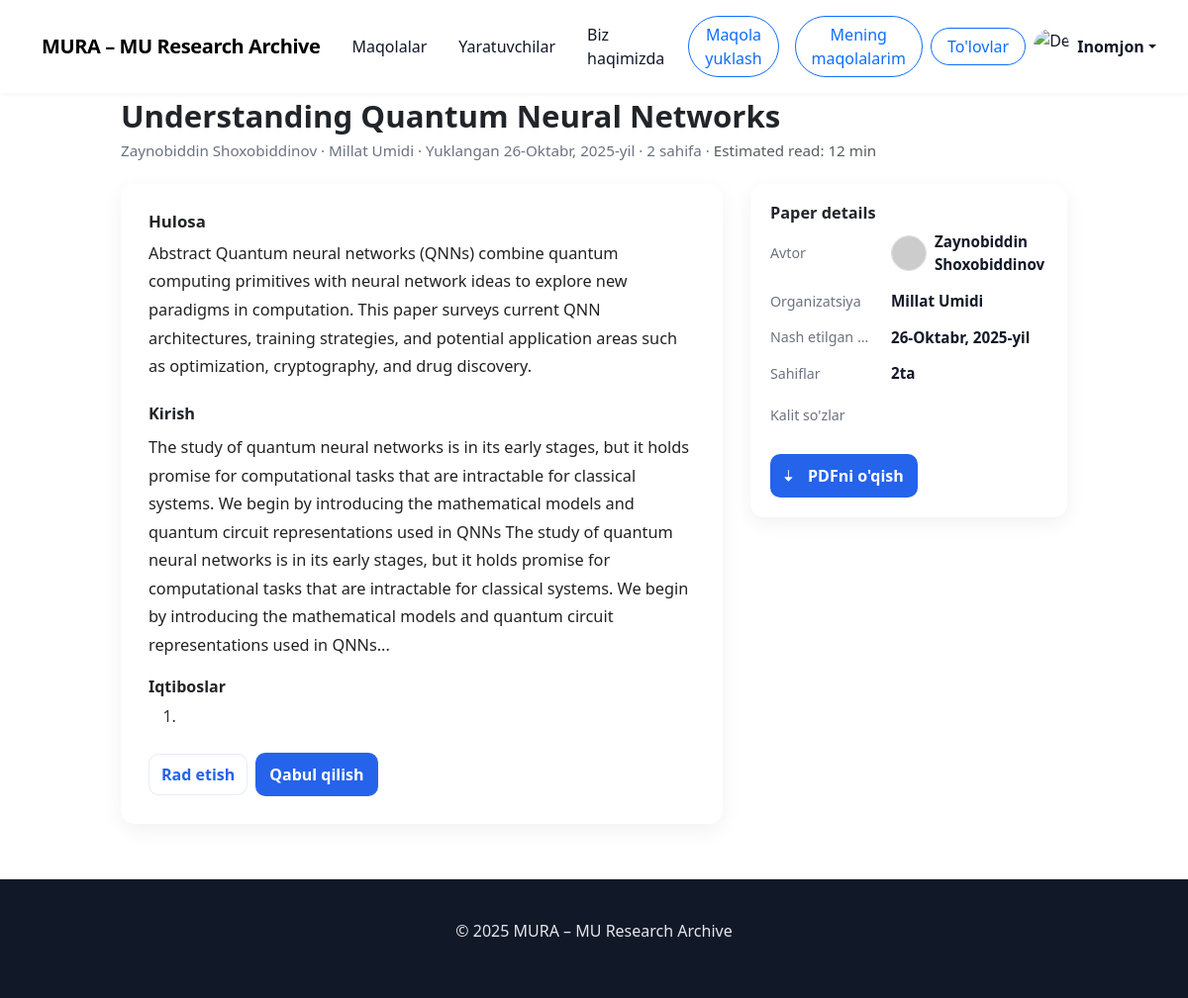
Page /admin-detail/2 (signed in) on the committed database.
### main/models.py (models this page shows, shortened)
class CustomUser(AbstractUser):
    avatar = models.ImageField(upload_to='media/avatars/', null=True, blank=True)

class Paper(models.Model):
    STATUS_CHOICES = [
        (1, 'draft'),
        (2, 'on_process'),
        (3, 'declined'),
        (4, 'accepted'),
        (5, 'payment_process'),
        (6, 'blocked')
    ]
    owner = models.ForeignKey(CustomUser, on_delete=models.CASCADE)
    category = models.ForeignKey('Category', on_delete=models.SET_NULL, null=True)
    title = models.CharField(
        max_length=100,
        validators=[MinLengthValidator(1)],
        help_text="Sarlavha 10–255 belgidan iborat bo‘lishi kerak."
    )
    summary = models.TextField(
        max_length=500,
        validators=[MinLengthValidator(100)],
        help_text="Qisqacha mazmun kamida 100 ta belgidan iborat bo‘lishi kerak."
    )
    intro = models.TextField(
        max_length=500,
        validators=[MinLengthValidator(100)],
        help_text="Kirish qismi kamida 100 ta belgidan iborat bo‘lishi kerak."
    )
    file = models.FileField(upload_to='pdfs/')
    status = models.IntegerField(
        choices=STATUS_CHOICES,
        default=1,
        help_text="Maqolaning joriy holatini tanlang."
    )
    published_at = models.DateField(auto_now=True)
    keywords = models.CharField(
        max_length=100,
        validators=[MinLengthValidator(10)],
        help_text="Kalit so‘zlar 10–300 belgidan iborat bo‘lishi kerak."
    )
    pages = models.IntegerField(
        null=True,
        blank=True,
        help_text="Betlar soni 3–50 oralig‘ida bo‘lishi kerak."
    )
    organization = models.CharField(
        max_length=120,
        validators=[MinLengthValidator(1)],
        null=True,
        blank=True,
        help_text="Tashkilot nomi 5–120 belgidan iborat bo‘lishi kerak."
    )
    paid_at = models.DateTimeField(null=True, blank=True)
    reject_count = models.IntegerField(default=0)

### main/views.py (the view)
# urls.py: path('admin-detail/<int:id>', admin_paper_detail, name='admin_paper_detail'),
@login_required(redirect_field_name='login')
def admin_paper_detail(request, id):
    context = {}
    if request.user.is_superuser:
        paper = models.Paper.objects.get(id = id)
        context = {
            'paper':paper
        }
    else:
        return redirect('main')
    return render(request, 'detail-admin.html', context)

### templates/detail-admin.html (shortened to what this page needs)
{% extends "base.html" %}
{% load static %}
{% block style %}
    <link rel="stylesheet" href="{% static 'main/css/detail.css' %}">
    <link href="https://cdn.jsdelivr.net/npm/bootstrap@5.3.3/dist/css/bootstrap.min.css" rel="stylesheet"/>
{% endblock %}
{% block content %}
    <main class="container">
        <header class="paper-header">
            <h1 class="paper-title">{{ paper.title }}</h1>
            <p class="paper-meta">{{ paper.owner.first_name }} {{ paper.owner.last_name }} · {{ paper.organization }} ·
                Yuklangan {{ paper.published_at }} · {{ paper.pages }} sahifa · <span class="text-muted">Estimated read: 12 min</span>
            </p>
        </header>
        <section class="paper-body">
            <article class="content-card" role="article" aria-labelledby="paper-title">
                <div class="mb-3">
                    <h3 class="mb-2" style="font-size:1.05rem; font-weight:700;">Hulosa</h3>
                    <p class="paper-content" style="margin-top:6px;">
                        {{ paper.summary }}
                    </p>
                </div>
                <div class="mt-4">
                    <h3 style="font-size:1.02rem; font-weight:700; margin-bottom:10px;">Kirish</h3>
                    <p class="paper-content">
                        {{ paper.intro }}
                    </p>
                    <h4 style="font-size:1rem; font-weight:700; margin-top:18px;">Iqtiboslar</h4>
                    <ol style="line-height:1.6; margin-top:8px; color:#333">
                        <li>{{ paper.citations }}</li>
                    </ol>
                </div>
                <div class="d-flex flex-wrap gap-2 align-items-center mt-4">
                    <button class="small-btn" data-bs-toggle="modal" data-bs-target="#rejectModal">
                    Rad etish
                    </button>
                    <button class="download-btn" data-bs-toggle="modal" data-bs-target="#acceptModal">
                    Qabul qilish
                    </button>
                </div>
            </article>
            <aside class="meta-card" aria-labelledby="meta-heading">
                <h3 id="meta-heading" style="font-size:1.02rem; font-weight:700; margin-bottom:8px;">Paper details</h3>
                <div class="meta-grid" role="list">
                    <div class="meta-label">Avtor</div>
                    <div class="meta-value" style="display:flex; align-items:center; gap:8px;">
                        {% if paper.owner.avatar %}
                            <img src="{{ paper.owner.avatar.url }}"
                                 alt="{{ paper.owner.first_name }} {{ paper.owner.last_name }}"
                                 style="width:36px; height:36px; border-radius:50%; object-fit:cover; border:1px solid #ddd;">
                        {% else %}
                            <img id="avatarPreview" src='https://placehold.co/800x600?text=
                                    {{ paper.owner.first_name|default:"?"|slice:":1"|upper }}{{ paper.owner.last_name|default:"?"|slice:":1"|upper }}'
                                 alt="{{ paper.owner.first_name }} {{ paper.owner.last_name }}"
                                 style="width:36px; height:36px; border-radius:50%; object-fit:cover; border:1px solid #ddd;">
                        {% endif %}
                        <span>{{ paper.owner.first_name }} {{ paper.owner.last_name }}</span>
                    </div>
                    <div class="meta-label">Organizatsiya</div>
                    <div class="meta-value">{{ paper.organization }}</div>
                    <div class="meta-label">Nash etilgan sana</div>
                    <div class="meta-value">{{ paper.published_at }}</div>
                    <div class="meta-label">Sahiflar</div>
                    <div class="meta-value">{{ paper.pages }}ta</div>
                    <div class="meta-tags">
                        <div class="meta-label"
                             style="min-width:0; color:var(--muted); font-size:0.89rem; padding-right:0;">Kalit so'zlar
                        </div>
                    </div>
                    <div class="meta-actions">
                        <a class="download-btn" href="{{ paper.file.url }}" target="_blank"
                           aria-label="Download paper PDF (sidebar)">
                            <svg xmlns="http://www.w3.org/2000/svg" width="14" height="14" fill="currentColor"
                                 viewBox="0 0 16 16" aria-hidden="true">
                                <path d="M.5 9.9a.5.5 0 0 1 .5-.5h3.5V1.5a.5.5 0 0 1 1 0v7.9h3.5a.5.5 0 0 1 .35.85l-4 4a.5.5 0 0 1-.7 0l-4-4A.5.5 0 0 1 .5 9.9z"/>
                            </svg>
                            PDFni o'qish
                        </a>
                    </div>
                </div>
            </aside>
        </section>
    </main>
{% endblock %}

### templates/base.html (shortened to what this page needs)
{% load static %}
<!DOCTYPE html>
<html lang="en">
<head>
    <link href="https://cdn.jsdelivr.net/npm/bootstrap@5.3.3/dist/css/bootstrap.min.css" rel="stylesheet"/>
    {% block style %}{% endblock %}
</head>
<body >
<nav class="navbar navbar-expand-lg fixed-top">
    <div class="container">
        <a class="navbar-brand" href="{% url 'main' %}">MURA – MU Research Archive</a>
        <div class="collapse navbar-collapse" id="navmenu">
            <ul class="navbar-nav ms-auto align-items-lg-center">
                <li class="nav-item"><a href="{% url 'all_papers' %}" class="nav-link px-3">Maqolalar</a></li>
                <li class="nav-item"><a href="{% url 'creators' %}" class="nav-link px-3">Yaratuvchilar</a></li>
                <li class="nav-item"><a href="{% url 'about' %}" class="nav-link px-3">Biz haqimizda</a></li>
                {% if user.is_authenticated %}
                    <li class="nav-item"><a href="{% url 'upload_paper' %}"
                                            class="m-lg-2 mb-2 px-3 btn btn-outline-primary rounded-pill">Maqola
                        yuklash</a></li>
                    <li class="nav-item"><a href="{% url 'my_papers' %}"
                                            class="px-3 m-lg-2 mb-2  btn btn-outline-primary rounded-pill">Mening maqolalarim</a>
                    </li>
                    {%if user.is_superuser%}
                    <li class="nav-item"><a href="{% url 'payments' %}"
                                            class="px-3 btn btn-outline-primary rounded-pill">To'lovlar</a>
                    </li>
                    {%endif%}
                    <li class="nav-item dropdown">
                        <a class="nav-link dropdown-toggle d-flex align-items-center" href="#" id="profileDropdown"
                           role="button" data-bs-toggle="dropdown" aria-expanded="false">
                            {% if user.avatar %}
                                <img src="{{ user.avatar.url }}" alt="Avatar" class="rounded-circle" width="36"
                                     height="36" style="object-fit: cover;">
                            {% else %}
                                <img src="https://cdn-icons-png.flaticon.com/512/847/847969.png" alt="Default Avatar"
                                     class="rounded-circle" width="36" height="36" style="object-fit: cover;">
                            {% endif %}
                            <span class="ms-2 fw-semibold">{{ user.first_name }}</span>
                        </a>
                    </li>
                {% else %}
                    <li class="nav-item"><a href="{% url 'login' %}"
                                            class="btn btn-primary btn-sm ms-lg-3 p-2 m-1 text-white">Kirish</a></li>
                    <li class="nav-item"><a href="{% url 'register' %}"
                                            class="btn btn-primary btn-sm ms-lg-3 p-2 m-1 text-white">Ro'yxatdan
                        o'tish</a></li>
                {% endif %}
            </ul>
        </div>
    </div>
</nav>
{% block content %}
{% endblock %}
<footer>
    <div class="container">
        <p>© 2025 MURA – MU Research Archive</p>
    </div>
</footer>
</body>
</html>

### main/static/main/css/detail.css (style rules this page uses)
:root { --bg: #f9fafb; --text: #111827; --muted: #6b7280; --accent: #2563eb; --card-shadow: 0 6px 20px rgba(17, 24, 39, 0.06); --radius: 14px; --max-width: 980px; --label-width: 110px; }
html, body { height: 100%; background: var(--bg); color: var(--text); font-family: 'Inter', system-ui, -apple-system, "Segoe UI", Roboto, "Helvetica Neue", Arial; -webkit-font-smoothing: antialiased; -moz-osx-font-smoothing: grayscale; }
body { padding-top: 72px; }
nav.navbar { background: #fff; box-shadow: 0 1px 6px rgba(2, 6, 23, 0.05); }
.navbar-brand { color: var(--accent); font-weight: 700; letter-spacing: -0.4px; }
.nav-link { color: #111827 !important; font-weight: 500; }
main.container { max-width: var(--max-width); margin-top: 28px; margin-bottom: 56px; }
.paper-header { text-align: left; margin-bottom: 22px; }
.paper-title { font-size: clamp(1.5rem, 2.6vw, 2.1rem); font-weight: 700; line-height: 1.12; margin-bottom: 6px; }
.paper-meta { color: var(--muted); font-size: 0.95rem; }
.paper-body { display: block; }
@media (min-width: 992px) { .paper-body { display: grid; grid-template-columns: 1fr 320px; gap: 28px; align-items: start; } }
.content-card { background: #fff; border-radius: var(--radius); box-shadow: var(--card-shadow); padding: 28px; }
.paper-content { color: #222; line-height: 1.75; font-size: 1.02rem; }
.meta-card { position: relative; background: #fff; border-radius: var(--radius); box-shadow: var(--card-shadow); padding: 20px; height: fit-content; }
.meta-grid { display: grid; grid-template-columns: var(--label-width) 1fr; gap: 10px 12px; align-items: start; row-gap: 14px; width: 100%; }
.meta-label { color: var(--muted); font-size: 0.89rem; text-align: left; align-self: center; padding-right: 6px; white-space: nowrap; overflow: hidden; text-overflow: ellipsis; }
.meta-value { font-weight: 600; color: #111827; font-size: 0.95rem; word-break: break-word; text-align: left; }
.meta-tags { margin-top: 6px; grid-column: 1 / -1; display: flex; gap: 8px; flex-wrap: wrap; align-items: center; }
.meta-actions { grid-column: 1 / -1; margin-top: 14px; display: flex; gap: 10px; flex-wrap: wrap; align-items: center; }
.download-btn { display: inline-flex; align-items: center; gap: 10px; background: var(--accent); color: #fff; border: none; padding: 10px 14px; border-radius: 10px; font-weight: 600; text-decoration: none; }
.small-btn { display: inline-flex; align-items: center; gap: 8px; padding: 8px 12px; border-radius: 10px; border: 1px solid rgba(37, 99, 235, 0.12); background: #fff; color: var(--accent); font-weight: 600; text-decoration: none; }
@media (min-width: 992px) { .meta-card { position: sticky; top: 92px; } }
footer { text-align: center; padding: 40px 0; color: #e5e7eb; background: #111827; margin-top: 40px; }

### rows in the picture
CustomUser: first_name "Inomjon"
Paper: title "Understanding Quantum Neural Networks", owner.first_name "Zaynobiddin", owner.last_name "Shoxobiddinov", organization "Millat Umidi", published_at "26-Oktabr, 2025-yil", pages "2", summary "Abstract Quantum neural networks (QNNs) combine quantum computing primitives with neural network ideas to explore new paradigms in computation. This paper surveys current QNN architectures, training strategies, and potential application areas such as optimization, cryptography, and drug discovery.", intro "The study of quantum neural networks is in its early stages, but it holds promise for computational tasks that are intractable for classical systems. We begin by introducing the mathematical models and quantum circuit representations used in QNNs The study of quantum neural networks is in its early stages, but it holds promise for computational tasks that are intractable for classical systems. We begin by introducing the mathematical models and quantum circuit representations used in QNNs..."
